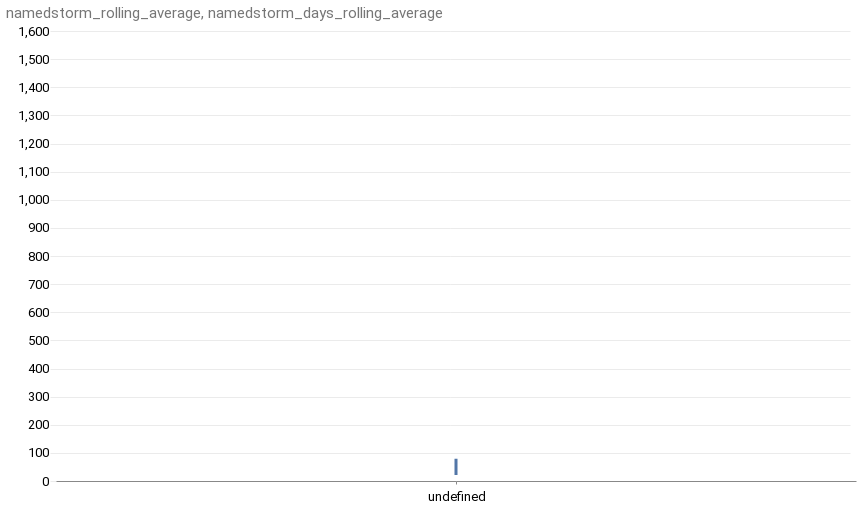

The notebook cell this image was saved under:
### Code cell
base = alt.Chart(named_wide).encode(alt.X("year:O", axis=alt.Axis(title=None)))


area = base.mark_area(opacity=0.3, color="#57A44C").encode(
    alt.Y("namedstorm_rolling_average")
)

line = base.mark_line(stroke="#5276A7", interpolate="monotone").encode(
    alt.Y("namedstorm_days_rolling_average")
)

alt.layer(area, line)

### Figure 1 — Vega-Lite specification as saved in the notebook (floating-point values rounded to 4 significant figures; data arrays with more than 128 entries replaced by an {"elided": "..."} marker saying what was removed)
{"config": {"view": {"width": 800, "height": 450, "strokeOpacity": 0}, "background": "#ffffff", "title": {"anchor": "start", "font": "Summit Sans", "fontColor": "palette[\"black\"]", "fontSize": 18, "fontWeight": "normal"}, "arc": {"fill": "#00d4d8"}, "area": {"fill": "#00d4d8"}, "line": {"stroke": "#00d4d8", "strokeWidth": 3}, "path": {"stroke": "#00d4d8"}, "rect": {"fill": "#00d4d8"}, "shape": {"stroke": "#00d4d8"}, "bar": {"fill": "#00d4d8"}, "point": {"stroke": "#00d4d8"}, "symbol": {"fill": "#00d4d8", "size": 30}, "axis": {"titleFont": "Roboto", "titleFontSize": 15, "titleFontWeight": "normal", "labelFont": "Roboto, sans", "labelFontSize": 13, "labelFontWeight": "normal"}, "axisX": {"labelAngle": 0, "labelPadding": 6, "tickSize": 3, "grid": false}, "axisY": {"labelBaseline": "middle", "maxExtent": 45, "minExtent": 45, "titleAlign": "left", "titleAngle": 0, "titleX": -45, "titleY": -11, "domainOpacity": 0, "gridWidth": 0.6, "gridColor": "#dddddd", "offset": 6, "tickSize": 0, "titleColor": "#767676"}, "legend": {"titleFont": "Roboto", "titleFontSize": 15, "titleFontWeight": "normal", "symbolType": "square", "labelFont": "Roboto, sans", "labelFontSize": 13}, "range": {"category": ["#005f66", "#e37e2d", "#d64a3b", "#76b0ef", "#c1bc40"], "diverging": ["#e68a4f", "#f4bb6a", "#f9e39c", "#dadfe2", "#a6b7c6", "#849eae"], "heatmap": ["#7ff6f6", "#00eeef", "#00d4d8", "#00abb2", "#00848b", "#fbf2c7", "#00363d"], "ordinal": ["#7ff6f6", "#00eeef", "#00d4d8", "#00abb2", "#00848b", "#fbf2c7", "#00363d"], "ramp": ["#7ff6f6", "#00eeef", "#00d4d8", "#00abb2", "#00848b", "#fbf2c7", "#00363d"]}}, "layer": [{"mark": {"type": "area", "color": "#57A44C", "opacity": 0.3}, "encoding": {"x": {"axis": {"title": null}, "field": "year", "type": "ordinal"}, "y": {"field": "namedstorm_rolling_average", "type": "quantitative"}}}, {"mark": {"type": "line", "interpolate": "monotone", "stroke": "#5276A7"}, "encoding": {"x": {"axis": {"title": null}, "field": "year", "type": "ordinal"}, "y": {"field": "namedstorm_days_rolling_average", "type": "quantitative"}}}], "data": {"name": "data-497c56b2514f23078c79a7c4e629796b"}, "$schema": "https://vega.github.io/schema/vega-lite/v4.17.0.json", "datasets": {"data-497c56b2514f23078c79a7c4e629796b": {"elided": "171 records"}}}
